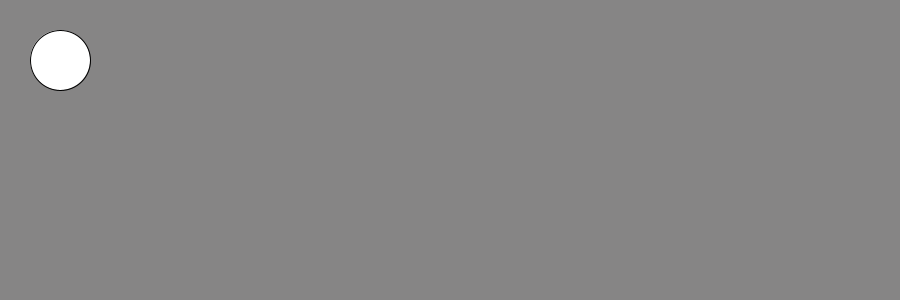
Frame 1 (no input)
Frame 60 (the mouse pressed at the canvas centre just before this capture): identical to frame 1, image omitted
Frame 120 (the mouse held since frame 60 and released just before this capture): identical to frame 1, image omitted

The Processing sketch that drew this single still picture (run headless with seeded random() and noise(); from frame 60 on, the mouse is pressed at the canvas centre):

// Processing sketch: slippery_dot
// ── slippery_dot.pde
 // 1. Create three integer variables to represent the x, y, and the size of the ellipse
       int y = 60;
       int x = 60;
       int size = 60;
    void setup() {
      // 2. Set the size of your sketch
    size (900, 300);
    }
    
    void draw() {
      // 3. Set the background color of your sketch
      background(#868585);
      // 4. Draw an ellipse. Make sure it fits in the window.
      // Use the variables created at the top of the sketch, 
      // for the location and size of your ellipse
      ellipse(x, y , size, size);
    
    }
    
    void mousePressed() {
      //5. Create an integer variable called distance
      int distance = getDistance(mouseX, mouseY, x , y);
      //6. Set the value of the distance variable to the value returned by the getDistance method
      //   Pass the mouse's x and y (mouseX and mouseY) and the x and y of your ellipse to the method.
        
          
      //7.  Use an if statement to check if the distance variable is < the radius of the ellipse
      //    If it is, set a new x and y for the ellipse, using a random location on the window
      //    Hint: Use the Processing random() function
       if (distance < size/2){
         x = (int)random(0, 900);
         y = (int)random(0, 300);
       }
      
    }
    
    int getDistance(int x1, int y1, int x2, int y2) {
      return (int)Math.sqrt(Math.pow((x1-x2),2) + Math.pow((y1-y2),2));
    }
